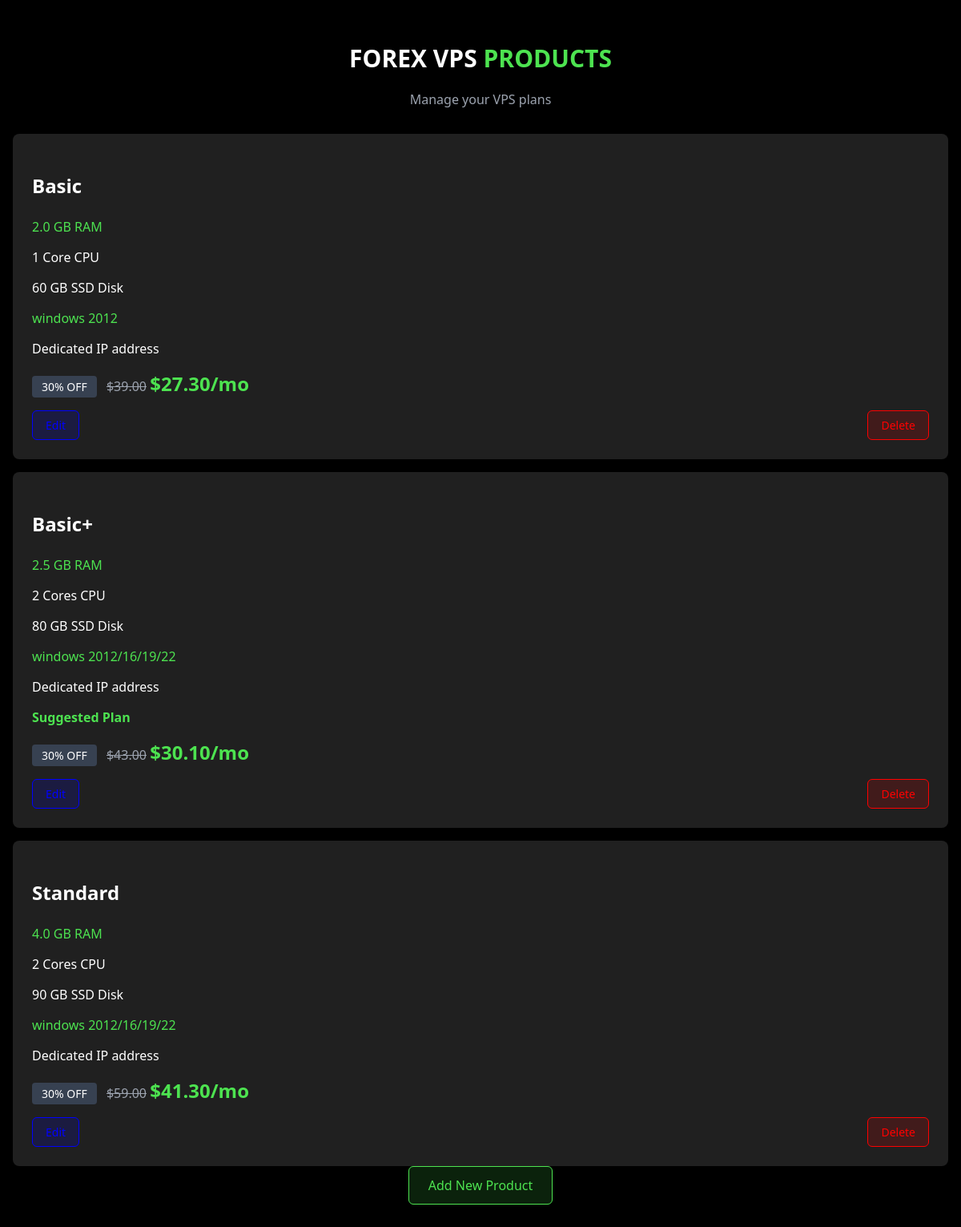
Page /product/list/ (signed in) on the committed database.
### tables this page shows
CREATE TABLE IF NOT EXISTS `product` (
    `id` INT NOT NULL AUTO_INCREMENT,
    `name` VARCHAR(255) NOT NULL,
    `ram` INT NOT NULL,
    `cpu` INT NOT NULL,
    `memory_type` VARCHAR(10) NOT NULL DEFAULT 'SSD',
    `disk` INT NOT NULL,
    `os` VARCHAR(255) NOT NULL,
    `price` DECIMAL(10,2) NOT NULL,
    `discount` INT NULL,
    `is_dedicated_ip` BOOLEAN NOT NULL DEFAULT FALSE,
    `is_suggested` BOOLEAN NOT NULL DEFAULT FALSE,
    `icon` VARCHAR(128) NOT NULL DEFAULT 'empty',
    `created_at` TIMESTAMP DEFAULT CURRENT_TIMESTAMP,
    `updated_at` TIMESTAMP NULL DEFAULT NULL ON UPDATE CURRENT_TIMESTAMP,
    `deleted_at` TIMESTAMP NULL DEFAULT NULL,
    PRIMARY KEY (`id`),
    UNIQUE KEY `name_unique` (`name`)
);

### www/product/list/index.php (called while the page is built, shortened)
<?php
  $products = [];
  do
  {
    require_once __DIR__ . '/../../db_connection.php';
    $query = 'SELECT * FROM product WHERE deleted_at IS NULL';
    $result = mysqli_query($mysqli, $query);
    if ($result)
    {
      while ($row = mysqli_fetch_assoc($result))
        $products[] = $row;
    }
  }
  while (FALSE);
  require_once __DIR__ . '/../../pages/product_list.php';

### www/pages/product_list.php (the view, shortened to what this page needs)
<!DOCTYPE html>
<html lang="en">
  <head>
    <link rel="stylesheet" href="/assets/style.css">
  </head>
  <body class="dark-bg">
    <div class="container-lg">
      <h1 class="page-title">FOREX VPS <span class="text-accent">PRODUCTS</span></h1>
      <p class="page-subtitle">Manage your VPS plans</p>
      <div class="mt-8">
        <div class="space-y-4">
          <?php if(empty($products)): ?>
            <div class="text-center py-8">
              <p class="text-xl text-accent">No products available</p>
            </div>
          <?php else: ?>
            <?php foreach($products as $product): ?>
              <div class="card">
                <div class="flex flex-col">
                  <div>
                    <h3 class="text-xl font-bold" style="text-transform: capitalize; font-size: 1.5rem;">
                      <?= htmlspecialchars($product['name']); ?>
                    </h3>
                    <div class="mt-2 space-y-1">
                      <p class="text-accent"><?= number_format($product['ram'] / 1024, 1); ?> GB RAM</p>
                      <p><?= htmlspecialchars($product['cpu']); ?> Core<?= $product['cpu'] > 1 ? 's' : ''; ?> CPU</p>
                      <p><?= htmlspecialchars($product['disk']); ?> GB SSD Disk</p>
                      <p class="text-accent"><?= htmlspecialchars($product['os']); ?></p>
                      <?php if($product['is_dedicated_ip']): ?>
                        <p>Dedicated IP address</p>
                      <?php endif; ?>
                      <?php if($product['is_suggested']): ?>
                        <p class="text-accent font-bold">Suggested Plan</p>
                      <?php endif; ?>
                    </div>
                    <div class="mt-3">
                      <?php if(!empty($product['discount'])): ?>
                        <span class="discount-badge"><?= htmlspecialchars($product['discount']); ?>% OFF</span>
                        <span class="price-old vps-space-x">$<?= htmlspecialchars($product['price']); ?></span>
                        <?php $discounted_price = $product['price'] * (1 - ($product['discount']/100)); ?>
                        <span class="price-current">$<?= number_format($discounted_price, 2); ?>/mo</span>
                      <?php else: ?>
                        <span class="price-current">$<?= htmlspecialchars($product['price']); ?>/mo</span>
                      <?php endif; ?>
                    </div>
                  </div>
                  <div class="flex justify-between items-center mt-4">
                    <a href="/product/edit/?id=<?= $product['id']; ?>" class="btn btn-edit">
                    </a>
                    <a href="/product/delete?id=<?= $product['id']; ?>" class="btn btn-danger">
                      Delete
                    </a>
                  </div>
                </div>
              </div>
            <?php endforeach; ?>
          <?php endif; ?>
        </div>
        <div class="mt-6 text-center">
          <a href="/product/add/" class="btn btn-primary btn-lg">
            Add New Product
          </a>
        </div>
      </div>
    </div>
  </body>
</html>

### www/assets/style.css (style rules this page uses)
body { background-color: #000000; color: #ffffff; margin: 0; font-family: system-ui, -apple-system, sans-serif; }
.container-lg { max-width: 1280px; margin: 0 auto; padding: 2rem 1rem; }
.page-title { font-size: 1.875rem; font-weight: 700; text-align: center; color: #ffffff; }
.page-subtitle { color: #9ca3af; margin-top: 0.5rem; text-align: center; }
.text-accent { color: #4DE350; }
.text-xl { font-size: 1.25rem; }
.font-bold { font-weight: 700; }
.text-center { text-align: center; }
.dark-bg { background-color: #000000; color: #ffffff; }
.card { padding: 1.5rem; border-radius: 0.5rem; background-color: #202020; }
.btn { display: inline-block; padding: 0.5rem 1rem; border-radius: 0.375rem; transition: all 0.2s; cursor: pointer; text-decoration: none; text-align: center; font-size: 0.875rem; font-weight: 500; }
.btn-primary { background-color: rgba(77, 227, 80, 0.15); border: 1px solid #4DE350; color: #4DE350; }
.btn-danger { background-color: rgba(255, 0, 0, 0.15); border: 1px solid #ff0000; color: #ff0000; }
.btn-edit { background-color: rgba(0, 0, 255, 0.15); border: 1px solid #0000ff; color: #0000ff; }
.btn-lg { padding: 0.75rem 1.5rem; font-size: 1rem; }
.flex { display: flex; }
.flex-col { flex-direction: column; }
.items-center { align-items: center; }
.justify-between { justify-content: space-between; }
.mt-2 { margin-top: 0.5rem; }
.mt-4 { margin-top: 1rem; }
.mt-8 { margin-top: 2rem; }
.space-y-4 > * + * { margin-top: 1rem; }
.price-old { text-decoration: line-through; color: #9ca3af; }
.price-current { color: #4DE350; font-size: 1.5rem; font-weight: 700; }
.discount-badge { background-color: #374151; padding: 0.25rem 0.75rem; border-radius: 0.25rem; font-size: 0.875rem; display: inline-block; }
.vps-space-x { margin-left: 0.5rem; }

### rows in the picture
product: name "Basic", $product['ram']/1024 "2.0", cpu "1", disk "60", os "windows 2012", is_dedicated_ip "Dedicated IP address", discount "30", price "39.00", discounted_price "27.30"
product: name "Basic+", $product['ram']/1024 "2.5", cpu "2", disk "80", os "windows 2012/16/19/22", is_dedicated_ip "Dedicated IP address", is_suggested "Suggested Plan", discount "30", price "43.00", discounted_price "30.10"
product: name "Standard", $product['ram']/1024 "4.0", cpu "2", shows "s", disk "90", os "windows 2012/16/19/22", is_dedicated_ip "Dedicated IP address", discount "30", price "59.00", discounted_price "41.30"
